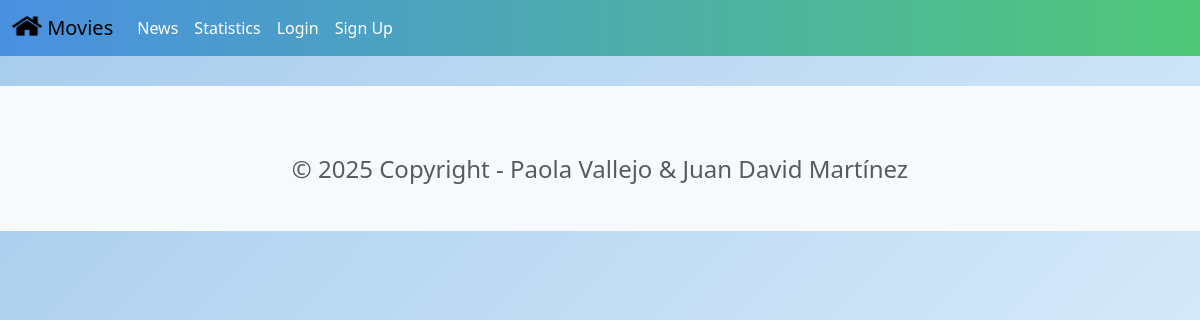
The page /news/ on the database as committed earlier.
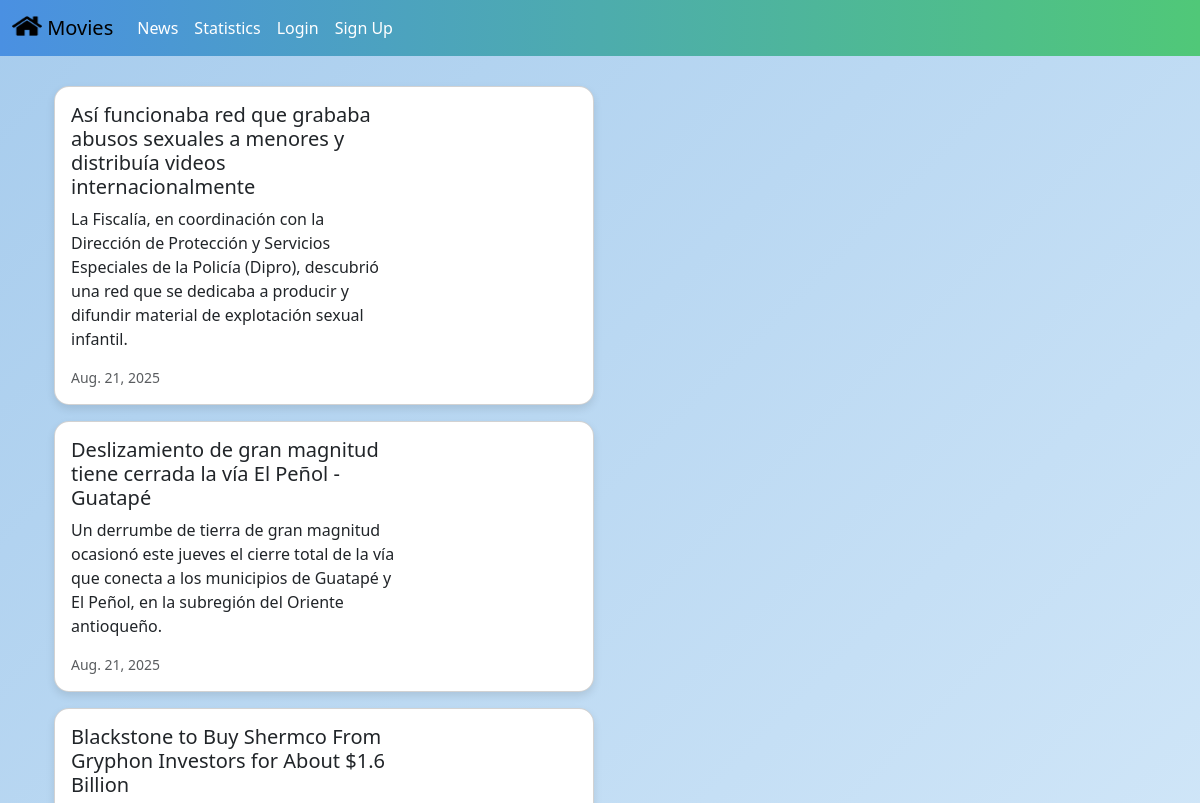
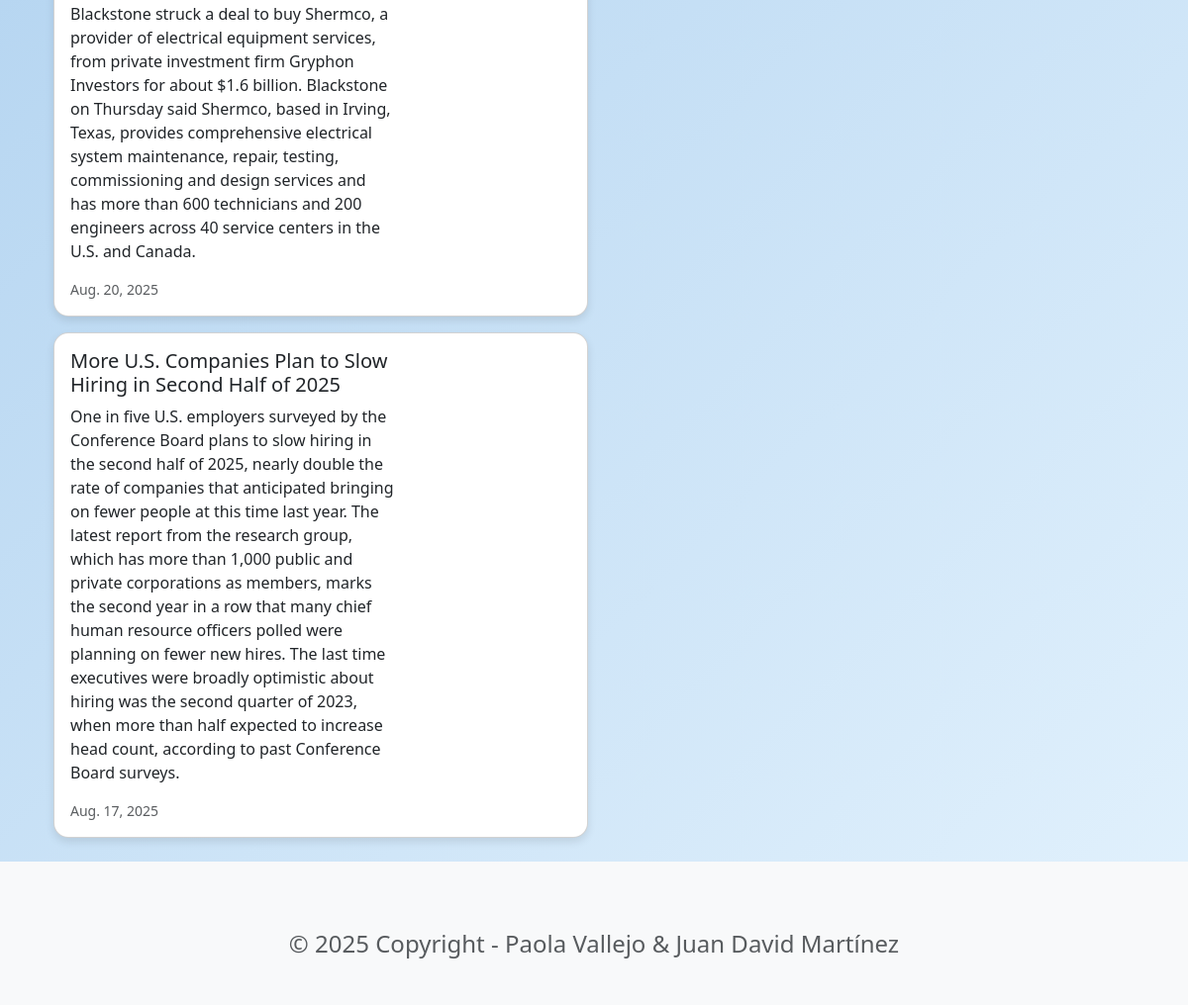
The same page on the database as committed later (2 pictures, top to bottom).
### news/models.py (models this page shows, shortened)
class News(models.Model):
    headline = models.CharField(max_length=200)
    body = models.TextField()
    date = models.DateField()

### news/views.py (the view)
# urls.py: path("news/",include("news.urls")),
def news(request):
    newss = News.objects.all().order_by('-date')
    return render(request, 'news.html', {'newss': newss})

### news/templates/news.html
{% extends 'base.html' %}
{% block content %}
<div class="container">
    {% for news in newss %}
         <div class="card mb-3" style="max-width: 540px;">
             <div class="row g-0">
                 <div class="col-md-8">
                     <div class="card-body">
                        <h5 class="card-title">{{ news.headline }}</h5>
                        <p class="card-text">{{ news.body }}</p>
                        <p class="card-text"><small class="text-muted"> {{ news.date }} </small></p>
                    </div>
                 </div>
             </div>
         </div>
    {% endfor %}
</div>
{% endblock content %}

### moviereviews/template/base.html (shortened to what this page needs)
<head>
    <link href="https://cdn.jsdelivr.net/npm/bootstrap@5.3.7/dist/css/bootstrap.min.css" rel="stylesheet">
</head>
{% load static %}
<nav class="navbar navbar-expand-lg bg-body-tertiary navbar-custom">
    <div class="container-fluid">
        <a class="navbar-brand" href="{% url 'home' %}">
            <img src="{% static 'images/home.png' %}" alt="" width="30" height="24"
            class="d-inline-block align-text-top" />
            Movies
        </a>
        <div class="collapse navbar-collapse" id="navbarSupportedContent">
            <ul class="navbar-nav me-auto mb-2 mb-lg-0">
                <li class="nav-item">
                    <a class="nav-link active" aria-current="page" href="{% url 'news' %}">News</a>
                </li>
                <li class="nav-item">
                    <a class="nav-link" href="{% url 'statistics' %}">Statistics</a>
                </li>
                <li class="nav-item">
                    <a class="nav-link" href="#">Login</a>
                </li>
                <li class="nav-item">
                    <a class="nav-link" href="#">Sign Up</a>
                </li>
            </ul>
        </div>
    </div>
</nav>
<div class="container">
    {% block content %}
    {% endblock content %}
</div>
<footer class="text-center text-lg-start bg-light text-muted mt-4">
     <div class="container">
         <div class="row">
            <div class="text-center p-4">
                <h4>© 2025 Copyright - Paola Vallejo & Juan David Martínez</h4>
            </div>
         </div>
    </div>
</footer>

### moviereviews/template/base.html (style rules this page uses)
.navbar-custom { background: linear-gradient(90deg, #4a90e2, #50c878); }
.navbar-custom .nav-link { color: white !important; font-weight: 500; transition: color 0.3s; }
footer { background: #333; color: #ddd; padding: 15px; text-align: center; margin-top: 40px; }
.card { border-radius: 15px; box-shadow: 0 4px 8px rgba(0,0,0,0.1); transition: transform 0.2s ease-in-out; }
.container { margin-top: 30px; }

Rows that differ between the two databases and show on the page:
added News: headline "Así funcionaba red que grababa abusos sexuales a menores y distribuía videos internacionalmente", body "La Fiscalía, en coordinación con la Dirección de Protección y Servicios Especiales de la Policía (Dipro), descubrió una red que se dedicaba a producir y difundir material de explotación sexual infantil.", date "Aug. 21, 2025"
added News: headline "Deslizamiento de gran magnitud tiene cerrada la vía El Peñol - Guatapé", body "Un derrumbe de tierra de gran magnitud ocasionó este jueves el cierre total de la vía que conecta a los municipios de Guatapé y El Peñol, en la subregión del Oriente antioqueño.", date "Aug. 21, 2025"
added News: headline "Blackstone to Buy Shermco From Gryphon Investors for About $1.6 Billion", body "Blackstone struck a deal to buy Shermco, a provider of electrical equipment services, from private investment firm Gryphon Investors for about $1.6 billion. Blackstone on Thursday said Shermco, based in Irving, Texas, provides comprehensive electrical system maintenance, repair, testing, commissioning and design services and has more than 600 technicians and 200 engineers across 40 service centers in the U.S. and Canada.", date "Aug. 20, 2025"
added News: headline "More U.S. Companies Plan to Slow Hiring in Second Half of 2025", body "One in five U.S. employers surveyed by the Conference Board plans to slow hiring in the second half of 2025, nearly double the rate of companies that anticipated bringing on fewer people at this time last year. The latest report from the research group, which has more than 1,000 public and private corporations as members, marks the second year in a row that many chief human resource officers polled were planning on fewer new hires. The last time executives were broadly optimistic about hiring was the second quarter of 2023, when more than half expected to increase head count, according to past Conference Board surveys.", date "Aug. 17, 2025"
